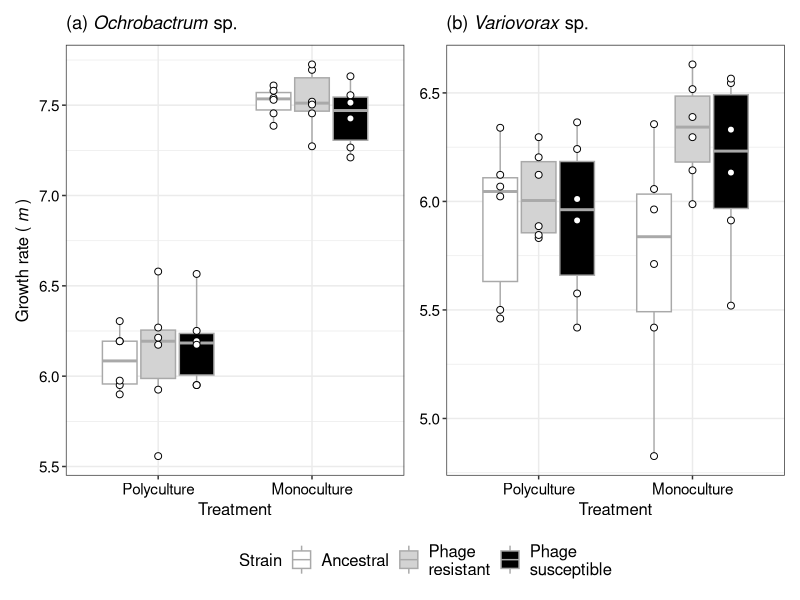

R code for this plot:
##cost of resistance in communities?

library(dplyr)
library(tidyverse)
library(lme4)
library(patchwork)
library(emmeans)

resc <- read.csv("data/cost_res_o_050824.csv", header = T)

#malthusian growth rate

resc <- mutate(resc,
               t_1 = count * 2 * dil * dil_fact,
               m = log(t_1/t_0))

fac_labs <- c("(a) Polyculture", "(b) Monoculture")
names(fac_labs) <- c("comm", "mono")

cols <- c("white","lightgrey", "black", "white","lightgrey", "black")

a <- ggplot(resc, aes(x = treat, y = m, group = interaction(res,treat), fill = res)) +
  geom_boxplot(col = 'darkgrey') +
  geom_point(position = position_dodge(0.75), shape = 21, fill = "white", size = 2) +
  theme_bw() +
  ylab(expression("Growth rate ("~italic("m")~")")) +
  theme(strip.background = element_blank(), strip.text = element_text(size = 12, hjust = 0), axis.text = element_text(size = 11, colour = 'black'), axis.title = element_text(size = 12, colour = 'black'), legend.text = element_text(size = 12), legend.title = element_text(size = 12), legend.position = "bottom", title = element_text(size =11)) +
  scale_fill_manual(values = cols, labels = c('Ancestral', 'Phage\nresistant', 'Phage\nsusceptible')) +
  scale_x_discrete(labels = c('Polyculture', 'Monoculture')) +
  xlab("Treatment") +
  labs(fill = 'Strain', title = expression(paste('(a)', italic(' Ochrobactrum'), ' sp.')))

#analyses 

resc$gen2 <- as.character(seq(1:6))
resc$gen2[25:36] <- 'A'
resc$gen[is.na(resc$gen)] <- as.factor(seq(1:12))

mod1 <- lmer(m ~ res * treat + (1|gen/gen2), data = resc)
mod2 <- lmer(m ~ res + treat + (1|gen/gen2), data = resc)
anova(mod1,mod2)
mod3 <- lmer(m ~ treat + (1|gen/gen2), data = resc)
anova(mod2,mod3)
mod4 <- lmer(m ~ res + (1|gen/gen2), data = resc)
anova(mod2,mod4)
mod5 <- lmer(m ~ 1 + (1|gen/gen2), data = resc)
anova(mod3,mod5)
emmeans::emmeans(mod3, pairwise ~ treat)
summary(mod1)


### Variovorax

vario_dat <- read.csv('data/vario_monovcom_res_071024.csv', header = T)

#how density and m was calculated
#vario_dat <- mutate(vario_dat, 
                    #den = count * dil * dil_fact * froz,
                    #m = log(den/166666.7))

m1 <- lmer(m ~ rep * polm + (1|rep3), data = vario_dat)
m2 <- lmer(m ~ rep + polm + (1|rep3), data = vario_dat)
anova(m1,m2)
m3 <- lmer(m ~ polm + (1|rep3), data = vario_dat)
anova(m2,m3)
m4 <- lmer(m ~ rep + (1|rep3), data = vario_dat)
anova(m2,m4) #sig
m5 <- lmer(m ~ 1 + (1|rep3), data = vario_dat)
anova(m3,m5)
emmeans::emmeans(m3, pairwise ~ polm)

cols <- c("white","lightgrey", "black", "white","lightgrey", "black")

b <- ggplot(vario_dat, aes(x = polm, y = m, group = interaction(rep,polm), fill = rep)) +
  geom_boxplot(col = 'darkgrey') +
  geom_point(position = position_dodge(0.75), shape = 21, fill = "white", size = 2) +
  theme_bw() +
  ylab(expression("Growth rate ("~italic("m")~")")) +
  theme(strip.background = element_blank(), strip.text = element_text(size = 12, hjust = 0), axis.text = element_text(size = 11, colour = 'black'), axis.title.x = element_text(size = 12, colour = 'black'), legend.text = element_text(size = 12), legend.title = element_text(size = 12), legend.position = "bottom", axis.title.y = element_blank(), title = element_text(size =11)) +
  scale_fill_manual(values = cols, labels = c('Ancestral', 'Phage\nresistant', 'Phage\nsusceptible')) +
  scale_x_discrete(labels = c('Polyculture', 'Monoculture')) +
  xlab("Treatment") +
  labs(fill = 'Strain', title = expression(paste('(b)', italic(' Variovorax'), ' sp.')))

a + b + plot_layout(guides = 'collect') & theme(legend.position = 'bottom')
